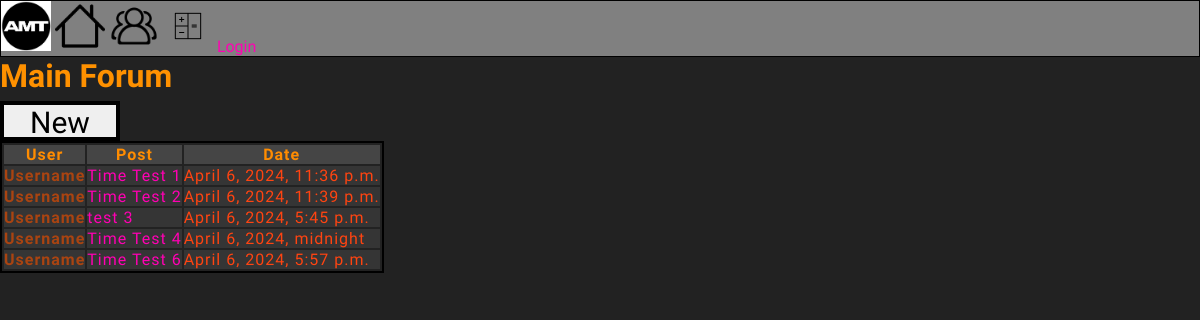
Before: /forum/ with the older database file.
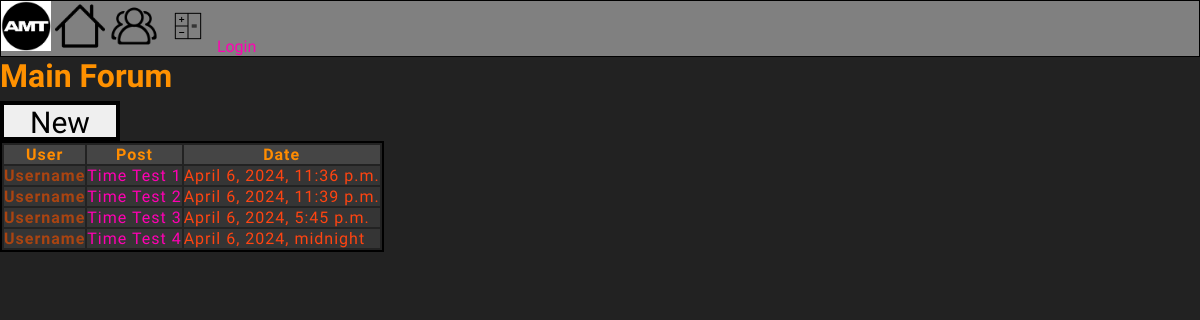
After: the same page with the newer database file.
### app/models.py (models this page shows, shortened)
class ForumPost(models.Model):
    date = models.DateTimeField(default=datetime.datetime.now())
    title = models.CharField(max_length=30)
    body = models.CharField(max_length=1000)
    public = models.BooleanField(default=False)
    def get_absolute_url(self):
        return reverse("view-post", args=[str(self.id)])

### app/views.py (the view)
# urls.py: path('forum/', views.forum, name='forum'),
def forum(request):
    posts = ForumPost.objects.filter(public=True)
    return render(request, 'app/forum.html', {'posts': posts})

### app/templates/app/forum.html (shortened to what this page needs)
{% extends "app/base_template.html" %}
{% load static %}
{% block content %}
<link rel="stylesheet" href="{% static 'css/login.css' %}">
<h1 style="color: #ff9100; padding-bottom: 0.5%;">Main Forum</h1>
<a href="{% url 'create-post'%}" style="padding-bottom: 0.5%;"><button type="button" style="height: 5%; width: 10%; font-size: 30px; border: 4px solid black;">New</button></a>
    <table style="color:darkorange; border: 2px solid black; letter-spacing: 1px;">
        <thead style="background-color: #454545;"> <tr>
            <th scope="col">User</th>
            <th scope="col">Post</th>
            <th scope="col">Date</th>
        </tr></thead>
        <tbody style="background-color: #353535;">
        {% for i in posts %}
        <tr>
                    <th scope="row" style="color:#AA4411;">Username</th>
                    <td style="color:#FF4411;"><a href="{{ i.get_absolute_url }}"> {{i.title}} </a></td>
                    <td style="color:#FF4411;"> {{i.date}} </td>
        </tr>
                </div>
        {% endfor %}
{% endblock %}

### app/templates/app/base_template.html (shortened to what this page needs)
{% load static %}
<head>
<link rel="stylesheet" href="{% static 'css/main.css' %}">
</head>
 <body>
   <div class="container-fluid">
    <nav class="navbar navbar-expand-lg bg-body-tertiary" style="border: 1px solid black; background-color: grey;">
      <div class="container-fluid">
        <div class="collapse navbar-collapse" id="navbarNavAltMarkup">
          <div class="navbar-nav">
            <img src="{% static 'images/amtlogo.jpg' %}" width="50" height="50">
            <a class="nav-link active" aria-current="page" href="{% url 'index' %}"><img src="{% static 'images/home.png' %}" width="50" height="50"></a>
            <a class="nav-link" href="/forum"><img src="{% static 'images/team.png' %}" width="50" height="50"></a>
            <a class="nav-link" href="/calculator"><img src="{% static 'images/calc.png' %}" width="50" height="50"></a>
            <a class="right-nav" href="/login" style="vertical-align: middle;">Login</a>
          </div>
        </div>
      </div>
    </nav>
      <div class="col-sm-10">
        {% block content %}
        {% endblock %}
 </body>
</html>

### static/css/main.css (style rules this page uses)
* { margin: 0; padding: 0; box-sizing: border-box; font-family: 'Protest Guerrilla', sans-serif; }
body { background-color: #222222; background-position: center; background-size: cover; background-repeat: no-repeat; background-attachment: fixed; }
a { text-decoration: none; color: var(--second-color); }

### static/css/login.css (style rules this page uses)
* { margin: 0; padding: 0; box-sizing: border-box; font-family: 'Protest Guerrilla', sans-serif; }
body { background-color: #222222; background-position: center; background-size: cover; background-repeat: no-repeat; background-attachment: fixed; }
a { text-decoration: none; color: var(--second-color); }

Changed rows visible on the page:
removed ForumPost: title "Time Test 6", date "April 6, 2024, 5:57 p.m."
changed ForumPost: title "test 3" → "Time Test 3"
